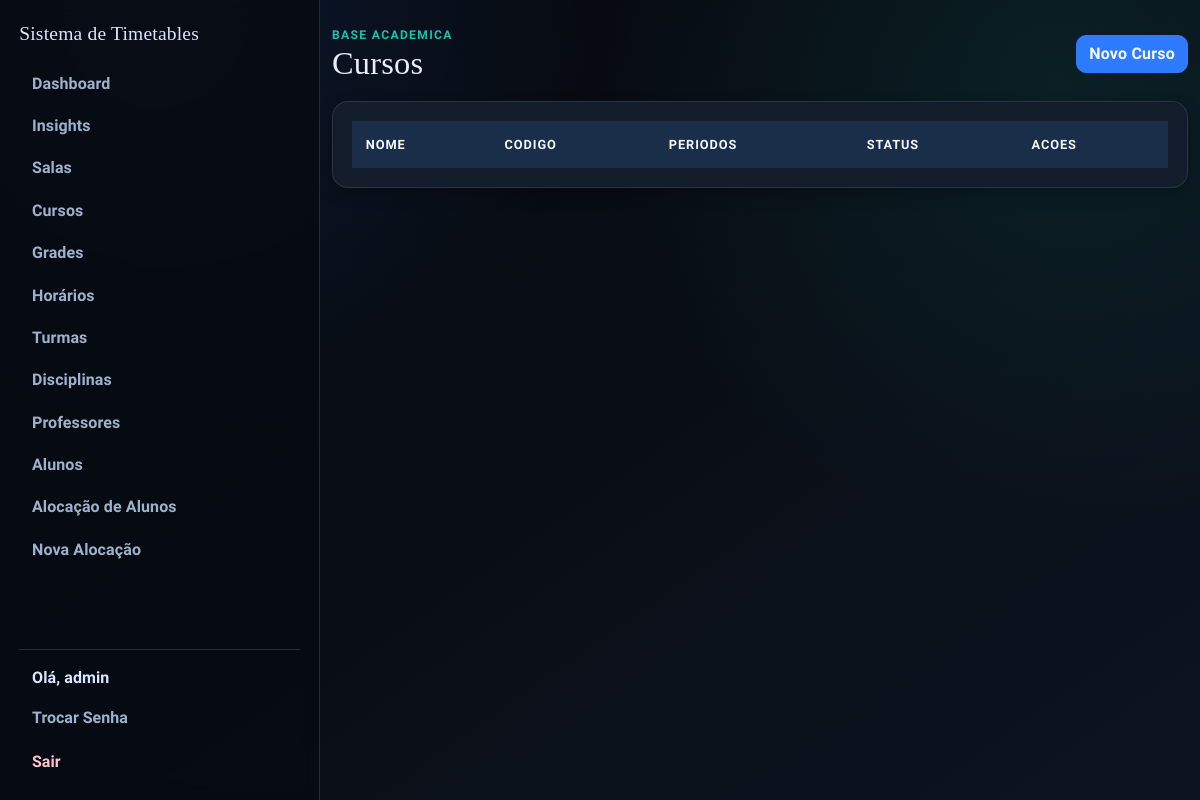
The app's page /cursos (signed in), older data.
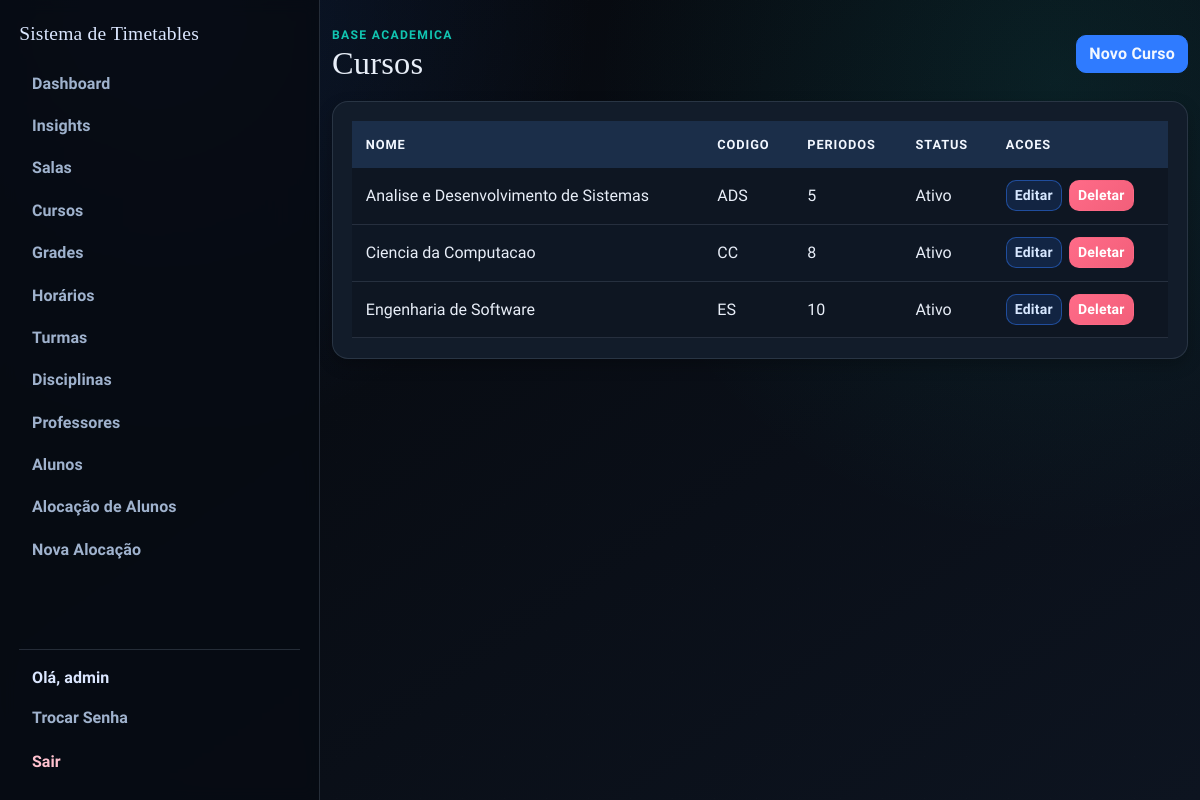
The same page, newer data.
### app/models.py (models this page shows, shortened)
class User(UserMixin, db.Model):
    id = db.Column(db.Integer, primary_key=True)
    username = db.Column(db.String(64), unique=True, nullable=False)
    email = db.Column(db.String(120), unique=True, nullable=False)
    password_hash = db.Column(db.String(128))
    role = db.Column(db.String(20), default='professor')  # 'admin' or 'professor'
    disciplinas_aptas = db.relationship(
        "Disciplina",
        secondary=professor_disciplina,
        lazy="select",
        backref=db.backref("professores_aptos", lazy="select"),
    )
    def is_admin(self):
        return self.role == 'admin'

class Curso(db.Model):
    id = db.Column(db.Integer, primary_key=True)
    nome = db.Column(db.String(120), nullable=False, unique=True)
    codigo = db.Column(db.String(20), nullable=False, unique=True)
    quantidade_periodos = db.Column(db.Integer, nullable=False, default=8)
    ativo = db.Column(db.Boolean, nullable=False, default=True)

### app/routes/admin.py (the view)
@bp.route("/cursos")
@login_required
@admin_required
def cursos():
    cursos = Curso.query.order_by(Curso.nome.asc()).all()
    delete_form = DeleteForm()
    return render_template("cursos.html", cursos=cursos, delete_form=delete_form)

### app/models.py (called while the page is built)
@login_manager.user_loader
def load_user(user_id):
    return db.session.get(User, int(user_id))

### app/routes/helpers.py (called while the page is built)
def admin_required_redirect():
    if getattr(current_user, "is_authenticated", False) and current_user.is_admin():
        return None
    flash("Acesso restrito ao administrador.", "danger")
    return redirect(url_for("main.index"))

def admin_required(view_func):
    @wraps(view_func)
    def wrapper(*args, **kwargs):
        guard = admin_required_redirect()
        if guard:
            return guard
        return view_func(*args, **kwargs)
    return wrapper

### templates/cursos.html (shortened to what this page needs)
{% extends "base.html" %}
{% block content %}
<section class="stagger-in">
  <div class="page-head">
    <div>
      <p class="eyebrow">Base Academica</p>
      <h1>Cursos</h1>
    </div>
    <a href="{{ url_for('main.new_curso') }}" class="btn btn-primary">Novo Curso</a>
  </div>
  <div class="surface table-shell">
    <div class="table-responsive">
      <table class="table">
        <thead>
          <tr>
            <th>Nome</th>
            <th>Codigo</th>
            <th>Periodos</th>
            <th>Status</th>
            <th>Acoes</th>
          </tr>
        </thead>
        <tbody>
          {% for curso in cursos %}
          <tr>
            <td>{{ curso.nome }}</td>
            <td>{{ curso.codigo }}</td>
            <td>{{ curso.quantidade_periodos }}</td>
            <td>{{ 'Ativo' if curso.ativo else 'Inativo' }}</td>
            <td class="actions-cell">
              <a href="{{ url_for('main.edit_curso', id=curso.id) }}" class="btn btn-sm btn-edit">Editar</a>
              <form
                method="POST"
                action="{{ url_for('main.delete_curso', id=curso.id) }}"
                class="d-inline"
                onsubmit="return confirm('Tem certeza que deseja deletar este curso?');"
              >
                <button type="submit" class="btn btn-sm btn-danger">Deletar</button>
              </form>
            </td>
          </tr>
          {% endfor %}
        </tbody>
      </table>
    </div>
  </div>
</section>
{% endblock %}

### templates/base.html (shortened to what this page needs)
<!doctype html>
<html lang="pt-br">
  <head>
    <link
      href="https://cdn.jsdelivr.net/npm/bootstrap@5.1.3/dist/css/bootstrap.min.css"
      rel="stylesheet"
    />
    <link rel="stylesheet" href="{{ url_for('static', filename='css/styles.css') }}" />
  </head>
  <body>
    {% if current_user.is_authenticated %}
    <div class="app-shell">
      <aside class="app-sidebar">
        <a class="app-brand" href="{{ url_for('main.index') }}">Sistema de Timetables</a>
        <nav class="sidebar-nav">
          <ul class="nav flex-column gap-1">
            {% if current_user.is_admin() %}
            <li class="nav-item">
              <a class="sidebar-link" href="{{ url_for('main.admin_dashboard') }}">Dashboard</a>
            </li>
            <li class="nav-item">
              <a class="sidebar-link" href="{{ url_for('main.admin_insights') }}">Insights</a>
            </li>
            <li class="nav-item">
              <a class="sidebar-link" href="{{ url_for('main.salas') }}">Salas</a>
            </li>
            <li class="nav-item">
              <a class="sidebar-link" href="{{ url_for('main.cursos') }}">Cursos</a>
            </li>
            <li class="nav-item">
              <a class="sidebar-link" href="{{ url_for('main.grades') }}">Grades</a>
            </li>
            <li class="nav-item">
              <a class="sidebar-link" href="{{ url_for('main.horarios') }}">Hor&aacute;rios</a>
            </li>
            <li class="nav-item">
              <a class="sidebar-link" href="{{ url_for('main.turmas') }}">Turmas</a>
            </li>
            <li class="nav-item">
              <a class="sidebar-link" href="{{ url_for('main.disciplinas') }}">Disciplinas</a>
            </li>
            <li class="nav-item">
              <a class="sidebar-link" href="{{ url_for('main.professores') }}">Professores</a>
            </li>
            <li class="nav-item">
              <a class="sidebar-link" href="{{ url_for('main.alunos') }}">Alunos</a>
            </li>
            <li class="nav-item">
              <a class="sidebar-link" href="{{ url_for('main.matriculas') }}">Aloca&ccedil;&atilde;o de Alunos</a>
            </li>
            <li class="nav-item">
              <a class="sidebar-link" href="{{ url_for('main.new_timetable') }}">Nova Aloca&ccedil;&atilde;o</a>
            </li>
            {% else %}
            <li class="nav-item">
              <a class="sidebar-link" href="{{ url_for('main.professor_dashboard') }}">Minhas Turmas</a>
            </li>
            {% endif %}
          </ul>
        </nav>
        <div class="sidebar-user">
          <span class="sidebar-greeting">Ol&aacute;, {{ current_user.username }}</span>
          <a class="sidebar-link" href="{{ url_for('main.change_password') }}">Trocar Senha</a>
          <a class="sidebar-link sidebar-link-logout" href="{{ url_for('main.logout') }}">Sair</a>
        </div>
      </aside>
      <main class="app-content">
        <div class="container app-main">
    {% endif %}
      {% block content %}{% endblock %}
    {% if current_user.is_authenticated %}
        </div>
      </main>
    </div>
    {% else %}
    </main>
    {% endif %}
  </body>
</html>

### static/css/styles.css (style rules this page uses)
:root { --bg-1: #05070b; --bg-2: #0d1420; --surface: #121c2a; --surface-soft: #192636; --ink-1: #e8eef8; --ink-2: #9fb2cd; --line: #273954; --brand: #2f7bff; --brand-strong: #1f5fd0; --accent: #11c5b1; --accent-strong: #0d9788; --ok: #22c55e; --danger: #f25f7a; --warning: #f4b642; --radius-lg: 16px; --radius-md: 10px; --shadow-soft: 0 10px 26px rgba(0, 0, 0, 0.3); --shadow-subtle: 0 6px 16px rgba(0, 0, 0, 0.24); }
* { box-sizing: border-box; }
body { margin: 0; min-height: 100vh; font-family: "Source Sans 3", "Trebuchet MS", sans-serif; color: var(--ink-1); background: radial-gradient(circle at 12% 0%, rgba(47, 123, 255, 0.14), transparent 34%), radial-gradient(circle at 88% 10%, rgba(17, 197, 177, 0.1), transparent 36%), linear-gradient(145deg, var(--bg-1) 0%, var(--bg-2) 100%); }
body::before { content: ""; position: fixed; inset: 0; pointer-events: none; background-image: linear-gradient(rgba(255, 255, 255, 0.02) 1px, transparent 1px), linear-gradient(90deg, rgba(255, 255, 255, 0.02) 1px, transparent 1px); background-size: 42px 42px; opacity: 0.36; z-index: -1; }
h1, h2, h3, h4, h5, h6, .app-brand { font-family: "Bree Serif", Georgia, serif; letter-spacing: 0.2px; }
h1 { margin: 0; font-size: clamp(1.8rem, 2.7vw, 2.4rem); color: var(--ink-1); }
p, label, span, li, input, select, button { letter-spacing: 0.1px; }
.app-shell { display: flex; min-height: 100vh; }
.app-sidebar { width: min(320px, 92vw); display: flex; flex-direction: column; gap: 1rem; padding: 1.2rem; border-right: 1px solid rgba(159, 178, 205, 0.2); background: rgba(7, 12, 19, 0.9); backdrop-filter: blur(8px); }
.app-brand { display: inline-flex; align-items: center; color: #dbe7ff; font-size: 1.22rem; text-decoration: none; }
.sidebar-nav { flex: 1; overflow-y: auto; padding-right: 0.2rem; }
.sidebar-link { display: block; width: 100%; color: var(--ink-2); font-weight: 700; text-decoration: none; border-radius: 999px; padding: 0.45rem 0.8rem; transition: background 0.2s ease, color 0.2s ease; }
.sidebar-user { display: grid; gap: 0.35rem; padding-top: 0.8rem; border-top: 1px solid rgba(159, 178, 205, 0.2); }
.sidebar-greeting { color: #dbe7ff; font-weight: 700; padding: 0.2rem 0.8rem; }
.sidebar-link-logout { color: #ffc2cf; }
.app-content { flex: 1; min-width: 0; }
.app-main { padding-top: 1.6rem; padding-bottom: 2.4rem; }
.page-head { display: flex; flex-wrap: wrap; align-items: center; justify-content: space-between; gap: 0.8rem; margin-bottom: 1.15rem; }
.eyebrow { margin: 0; text-transform: uppercase; font-size: 0.76rem; letter-spacing: 1.3px; color: var(--accent); font-weight: 800; }
.surface { background: var(--surface); border: 1px solid rgba(159, 178, 205, 0.16); border-radius: var(--radius-lg); box-shadow: var(--shadow-subtle); }
.form-shell, .table-shell, .section-shell { padding: 1.2rem; }
.table-shell { overflow: hidden; }
.table { margin-bottom: 0; border-collapse: separate; border-spacing: 0; }
.table thead th { background: #1b2e49; color: #f2f7ff; border: none; font-size: 0.8rem; text-transform: uppercase; letter-spacing: 0.9px; font-weight: 700; padding: 0.85rem; }
.table tbody td { border-color: rgba(159, 178, 205, 0.16); color: var(--ink-1); padding: 0.78rem 0.85rem; vertical-align: middle; background: rgba(10, 16, 25, 0.46); }
.table tbody tr:nth-child(even) td { background: rgba(13, 21, 33, 0.6); }
.btn { border-radius: 10px; font-weight: 700; letter-spacing: 0.2px; border-width: 1px; transition: background-color 0.2s ease, border-color 0.2s ease, color 0.2s ease; }
.btn-primary { color: #f3f8ff; background: var(--brand); border-color: var(--brand); }
.btn-edit { color: #d7e7ff; background: rgba(47, 123, 255, 0.15); border-color: rgba(47, 123, 255, 0.48); }
.btn-danger { background: linear-gradient(135deg, #ff6b88 0%, var(--danger) 100%); border-color: transparent; }
.actions-cell { display: flex; align-items: center; flex-wrap: wrap; gap: 0.45rem; }
.actions-cell .btn { margin: 0; }
.actions-cell form { margin: 0; }
.stagger-in { animation: riseIn 0.45s ease both; }

Row changes from the older to the newer data that the page shows:
added Curso: nome "Analise e Desenvolvimento de Sistemas", codigo "ADS", quantidade_periodos "5", ativo "Ativo"
added Curso: nome "Ciencia da Computacao", codigo "CC", quantidade_periodos "8", ativo "Ativo"
added Curso: nome "Engenharia de Software", codigo "ES", quantidade_periodos "10", ativo "Ativo"
